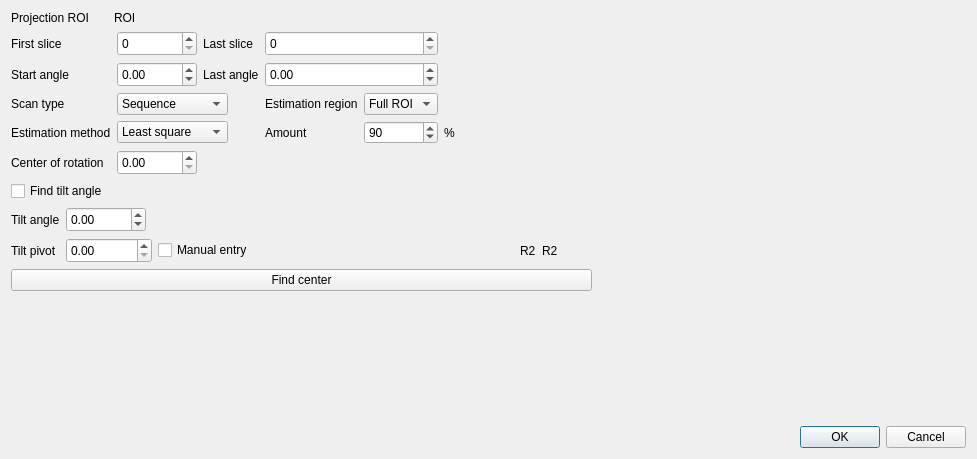
<?xml version="1.0" encoding="UTF-8"?>
<ui version="4.0">
 <class>ConfigureGeometryDialog</class>
 <widget class="QDialog" name="ConfigureGeometryDialog">
  <property name="geometry">
   <rect>
    <x>0</x>
    <y>0</y>
    <width>977</width>
    <height>459</height>
   </rect>
  </property>
  <property name="windowTitle">
   <string>Configure geometry</string>
  </property>
  <layout class="QVBoxLayout" name="verticalLayout_2">
   <item>
    <layout class="QHBoxLayout" name="horizontalLayout">
     <item>
      <layout class="QVBoxLayout" name="verticalLayout">
       <item>
        <layout class="QGridLayout" name="gridLayout_3">
         <item row="0" column="0">
          <widget class="QLabel" name="label">
           <property name="text">
            <string>Projection ROI</string>
           </property>
          </widget>
         </item>
         <item row="0" column="1">
          <widget class="QLabel" name="label_ProjROI">
           <property name="text">
            <string>ROI</string>
           </property>
          </widget>
         </item>
         <item row="1" column="0" colspan="2">
          <layout class="QGridLayout" name="gridLayout_2">
           <item row="0" column="0">
            <widget class="QLabel" name="label_3">
             <property name="text">
              <string>First slice</string>
             </property>
            </widget>
           </item>
           <item row="0" column="1">
            <widget class="QSpinBox" name="spinSliceFirst">
             <property name="minimumSize">
              <size>
               <width>80</width>
               <height>25</height>
              </size>
             </property>
             <property name="maximum">
              <number>9999</number>
             </property>
            </widget>
           </item>
           <item row="0" column="2" colspan="2">
            <widget class="QLabel" name="label_4">
             <property name="text">
              <string>Last slice</string>
             </property>
            </widget>
           </item>
           <item row="0" column="4" colspan="2">
            <widget class="QSpinBox" name="spinSliceLast">
             <property name="minimumSize">
              <size>
               <width>80</width>
               <height>25</height>
              </size>
             </property>
             <property name="maximum">
              <number>9999</number>
             </property>
            </widget>
           </item>
           <item row="0" column="6">
            <spacer name="horizontalSpacer">
             <property name="orientation">
              <enum>Qt::Horizontal</enum>
             </property>
             <property name="sizeHint" stdset="0">
              <size>
               <width>40</width>
               <height>20</height>
              </size>
             </property>
            </spacer>
           </item>
           <item row="1" column="0">
            <widget class="QLabel" name="label_6">
             <property name="text">
              <string>Start angle</string>
             </property>
            </widget>
           </item>
           <item row="1" column="1">
            <widget class="QDoubleSpinBox" name="dspinAngleFirst">
             <property name="minimumSize">
              <size>
               <width>80</width>
               <height>25</height>
              </size>
             </property>
             <property name="minimum">
              <double>-720.000000000000000</double>
             </property>
             <property name="maximum">
              <double>720.000000000000000</double>
             </property>
            </widget>
           </item>
           <item row="1" column="2" colspan="2">
            <widget class="QLabel" name="label_7">
             <property name="text">
              <string>Last angle</string>
             </property>
            </widget>
           </item>
           <item row="1" column="4" colspan="2">
            <widget class="QDoubleSpinBox" name="dspinAngleLast">
             <property name="minimumSize">
              <size>
               <width>80</width>
               <height>25</height>
              </size>
             </property>
             <property name="minimum">
              <double>-720.000000000000000</double>
             </property>
             <property name="maximum">
              <double>720.000000000000000</double>
             </property>
            </widget>
           </item>
           <item row="1" column="6">
            <spacer name="horizontalSpacer_3">
             <property name="orientation">
              <enum>Qt::Horizontal</enum>
             </property>
             <property name="sizeHint" stdset="0">
              <size>
               <width>40</width>
               <height>20</height>
              </size>
             </property>
            </spacer>
           </item>
           <item row="2" column="0">
            <widget class="QLabel" name="label_5">
             <property name="text">
              <string>Scan type</string>
             </property>
            </widget>
           </item>
           <item row="2" column="1" colspan="2">
            <widget class="QComboBox" name="comboScanType">
             <item>
              <property name="text">
               <string>Sequence</string>
              </property>
             </item>
             <item>
              <property name="text">
               <string>Golden ratio</string>
              </property>
             </item>
            </widget>
           </item>
           <item row="3" column="0">
            <widget class="QLabel" name="label_11">
             <property name="text">
              <string>Estimation method</string>
             </property>
            </widget>
           </item>
           <item row="3" column="1" colspan="2">
            <widget class="QComboBox" name="comboEstimatationMethod">
             <item>
              <property name="text">
               <string>Least square</string>
              </property>
             </item>
             <item>
              <property name="text">
               <string>Correlation</string>
              </property>
             </item>
            </widget>
           </item>
           <item row="4" column="0">
            <widget class="QLabel" name="label_8">
             <property name="text">
              <string>Center of rotation</string>
             </property>
            </widget>
           </item>
           <item row="4" column="1">
            <widget class="QDoubleSpinBox" name="dspinCenterRotation">
             <property name="minimumSize">
              <size>
               <width>80</width>
               <height>25</height>
              </size>
             </property>
             <property name="maximum">
              <double>9999.000000000000000</double>
             </property>
             <property name="singleStep">
              <double>0.100000000000000</double>
             </property>
            </widget>
           </item>
           <item row="4" column="2" colspan="5">
            <spacer name="horizontalSpacer_2">
             <property name="orientation">
              <enum>Qt::Horizontal</enum>
             </property>
             <property name="sizeHint" stdset="0">
              <size>
               <width>248</width>
               <height>20</height>
              </size>
             </property>
            </spacer>
           </item>
           <item row="2" column="4">
            <widget class="QLabel" name="label_9">
             <property name="text">
              <string>Estimation region</string>
             </property>
            </widget>
           </item>
           <item row="2" column="5">
            <widget class="QComboBox" name="comboROISelection">
             <item>
              <property name="text">
               <string>Full ROI</string>
              </property>
             </item>
             <item>
              <property name="text">
               <string>Slices</string>
              </property>
             </item>
            </widget>
           </item>
           <item row="3" column="4">
            <widget class="QLabel" name="label_2">
             <property name="text">
              <string>Amount</string>
             </property>
            </widget>
           </item>
           <item row="3" column="6">
            <widget class="QLabel" name="label_10">
             <property name="text">
              <string>%</string>
             </property>
            </widget>
           </item>
           <item row="3" column="5">
            <widget class="QSpinBox" name="spinPercentage">
             <property name="toolTip">
              <string>Percentage of the center estimates to use in the regression. This provides a more robust estimate for samples with low contrast regions or gaps</string>
             </property>
             <property name="minimum">
              <number>10</number>
             </property>
             <property name="maximum">
              <number>100</number>
             </property>
             <property name="value">
              <number>90</number>
             </property>
            </widget>
           </item>
          </layout>
         </item>
         <item row="2" column="0">
          <widget class="QCheckBox" name="checkUseTilt">
           <property name="text">
            <string>Find tilt angle</string>
           </property>
          </widget>
         </item>
         <item row="2" column="1">
          <spacer name="horizontalSpacer_8">
           <property name="orientation">
            <enum>Qt::Horizontal</enum>
           </property>
           <property name="sizeHint" stdset="0">
            <size>
             <width>328</width>
             <height>20</height>
            </size>
           </property>
          </spacer>
         </item>
         <item row="3" column="0" colspan="2">
          <layout class="QGridLayout" name="gridTilt">
           <item row="2" column="0">
            <widget class="QLabel" name="labelTiltPivot">
             <property name="text">
              <string>Tilt pivot</string>
             </property>
            </widget>
           </item>
           <item row="2" column="3">
            <widget class="QCheckBox" name="checkBox_ManualTiltPivotEntry">
             <property name="text">
              <string>Manual entry</string>
             </property>
            </widget>
           </item>
           <item row="2" column="6">
            <widget class="QLabel" name="labelR2">
             <property name="minimumSize">
              <size>
               <width>50</width>
               <height>0</height>
              </size>
             </property>
             <property name="text">
              <string>R2</string>
             </property>
            </widget>
           </item>
           <item row="0" column="0">
            <widget class="QLabel" name="labelTiltAngle">
             <property name="text">
              <string>Tilt angle</string>
             </property>
            </widget>
           </item>
           <item row="0" column="1">
            <widget class="QDoubleSpinBox" name="dspinTiltAngle">
             <property name="minimumSize">
              <size>
               <width>80</width>
               <height>25</height>
              </size>
             </property>
             <property name="minimum">
              <double>-10.000000000000000</double>
             </property>
             <property name="maximum">
              <double>10.000000000000000</double>
             </property>
             <property name="singleStep">
              <double>0.100000000000000</double>
             </property>
            </widget>
           </item>
           <item row="2" column="4">
            <spacer name="horizontalSpacer_5">
             <property name="orientation">
              <enum>Qt::Horizontal</enum>
             </property>
             <property name="sizeHint" stdset="0">
              <size>
               <width>40</width>
               <height>20</height>
              </size>
             </property>
            </spacer>
           </item>
           <item row="0" column="2" colspan="5">
            <spacer name="horizontalSpacer_4">
             <property name="orientation">
              <enum>Qt::Horizontal</enum>
             </property>
             <property name="sizeHint" stdset="0">
              <size>
               <width>248</width>
               <height>20</height>
              </size>
             </property>
            </spacer>
           </item>
           <item row="2" column="1" colspan="2">
            <widget class="QDoubleSpinBox" name="dspinTiltPivot">
             <property name="minimumSize">
              <size>
               <width>80</width>
               <height>25</height>
              </size>
             </property>
             <property name="maximum">
              <double>5000.000000000000000</double>
             </property>
            </widget>
           </item>
           <item row="2" column="5">
            <widget class="QLabel" name="label_13">
             <property name="text">
              <string>R2</string>
             </property>
            </widget>
           </item>
          </layout>
         </item>
        </layout>
       </item>
       <item>
        <widget class="QPushButton" name="buttonFindCenter">
         <property name="minimumSize">
          <size>
           <width>110</width>
           <height>0</height>
          </size>
         </property>
         <property name="text">
          <string>Find center</string>
         </property>
        </widget>
       </item>
       <item>
        <spacer name="verticalSpacer">
         <property name="orientation">
          <enum>Qt::Vertical</enum>
         </property>
         <property name="sizeHint" stdset="0">
          <size>
           <width>20</width>
           <height>40</height>
          </size>
         </property>
        </spacer>
       </item>
      </layout>
     </item>
     <item>
      <widget class="QtAddons::ImageViewerWidget" name="viewerProjection" native="true">
       <property name="minimumSize">
        <size>
         <width>368</width>
         <height>368</height>
        </size>
       </property>
      </widget>
     </item>
    </layout>
   </item>
   <item>
    <widget class="QDialogButtonBox" name="buttonBox">
     <property name="orientation">
      <enum>Qt::Horizontal</enum>
     </property>
     <property name="standardButtons">
      <set>QDialogButtonBox::Cancel|QDialogButtonBox::Ok</set>
     </property>
    </widget>
   </item>
  </layout>
 </widget>
 <customwidgets>
  <customwidget>
   <class>QtAddons::ImageViewerWidget</class>
   <extends>QWidget</extends>
   <header location="global">imageviewerwidget.h</header>
   <container>1</container>
  </customwidget>
 </customwidgets>
 <resources/>
 <connections>
  <connection>
   <sender>buttonBox</sender>
   <signal>accepted()</signal>
   <receiver>ConfigureGeometryDialog</receiver>
   <slot>accept()</slot>
   <hints>
    <hint type="sourcelabel">
     <x>248</x>
     <y>254</y>
    </hint>
    <hint type="destinationlabel">
     <x>157</x>
     <y>274</y>
    </hint>
   </hints>
  </connection>
  <connection>
   <sender>buttonBox</sender>
   <signal>rejected()</signal>
   <receiver>ConfigureGeometryDialog</receiver>
   <slot>reject()</slot>
   <hints>
    <hint type="sourcelabel">
     <x>316</x>
     <y>260</y>
    </hint>
    <hint type="destinationlabel">
     <x>286</x>
     <y>274</y>
    </hint>
   </hints>
  </connection>
 </connections>
</ui>
